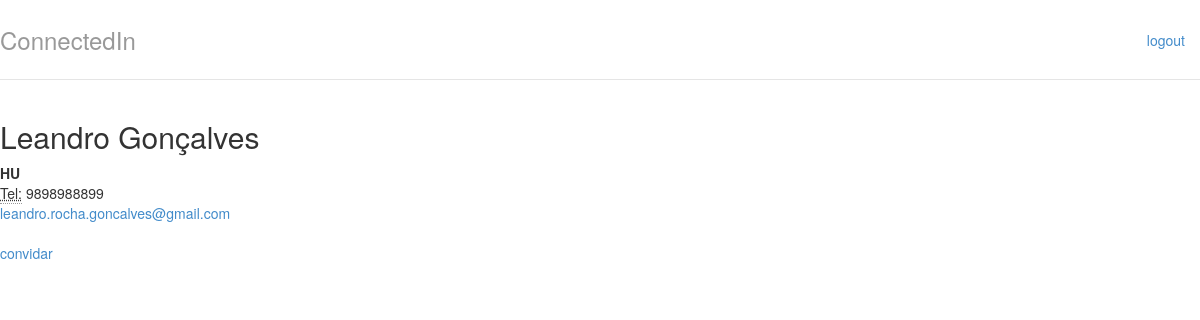
Page /perfis/1 (signed in) on the committed database.
### perfis/models.py (models this page shows, shortened)
class Perfil(models.Model):
    nome = models.CharField(max_length=255, null=False)
    telefone = models.CharField(max_length=15, null=False)
    nome_empresa = models.CharField(max_length=255, null=False)
    contatos = models.ManyToManyField('self')
    usuario = models.OneToOneField(User, related_name="perfil")
    @property
    def email(self):
        return self.usuario.email

### perfis/views.py (the view)
# urls.py: url(r'^perfis/(?P<perfil_id>\d+)$', views.exibir, name='exibir'),
@login_required
def exibir(request, perfil_id):
    perfil = Perfil.objects.get(id = perfil_id);
    perfil_logado = get_perfil_logado(request)
    ja_eh_contato = perfil in perfil_logado.contatos.all()
    return render(request, 'perfil.html', { "perfil" : perfil, "ja_eh_contato" : ja_eh_contato })

### perfis/views.py (called while the page is built)
@login_required
def get_perfil_logado(request):
   return request.user.perfil

### perfis/templates/perfil.html
{% extends "base.html" %}
{% block body %}
<div class="row">
    <div class="col-lg-12">
        <h2 style="margin-top:0">{{perfil.nome}}</h2>
        <address>
          <strong>{{perfil.nome_empresa}}</strong><br>
          <abbr title="Telefone">Tel:</abbr> {{perfil.telefone}}<br>
          <a href="mailto:{{perfil.email}}">{{perfil.email}}</a>
        </address>
        {% if ja_eh_contato %}
            <div class="well well-sm">
                Vocês estão conectados!
            </div>
        {% else %}
            <a href="{% url 'convidar' perfil.id %}">convidar</a>
        {% endif %}
    </div>
</div>
{% endblock %}

### perfis/static/styles/main.css (style rules this page uses)
body { padding-top: 20px; padding-bottom: 20px; }

### rows in the picture
Perfil: nome "Leandro Gonçalves", nome_empresa "HU", telefone "9898988899", email "leandro.rocha.goncalves@gmail.com"
